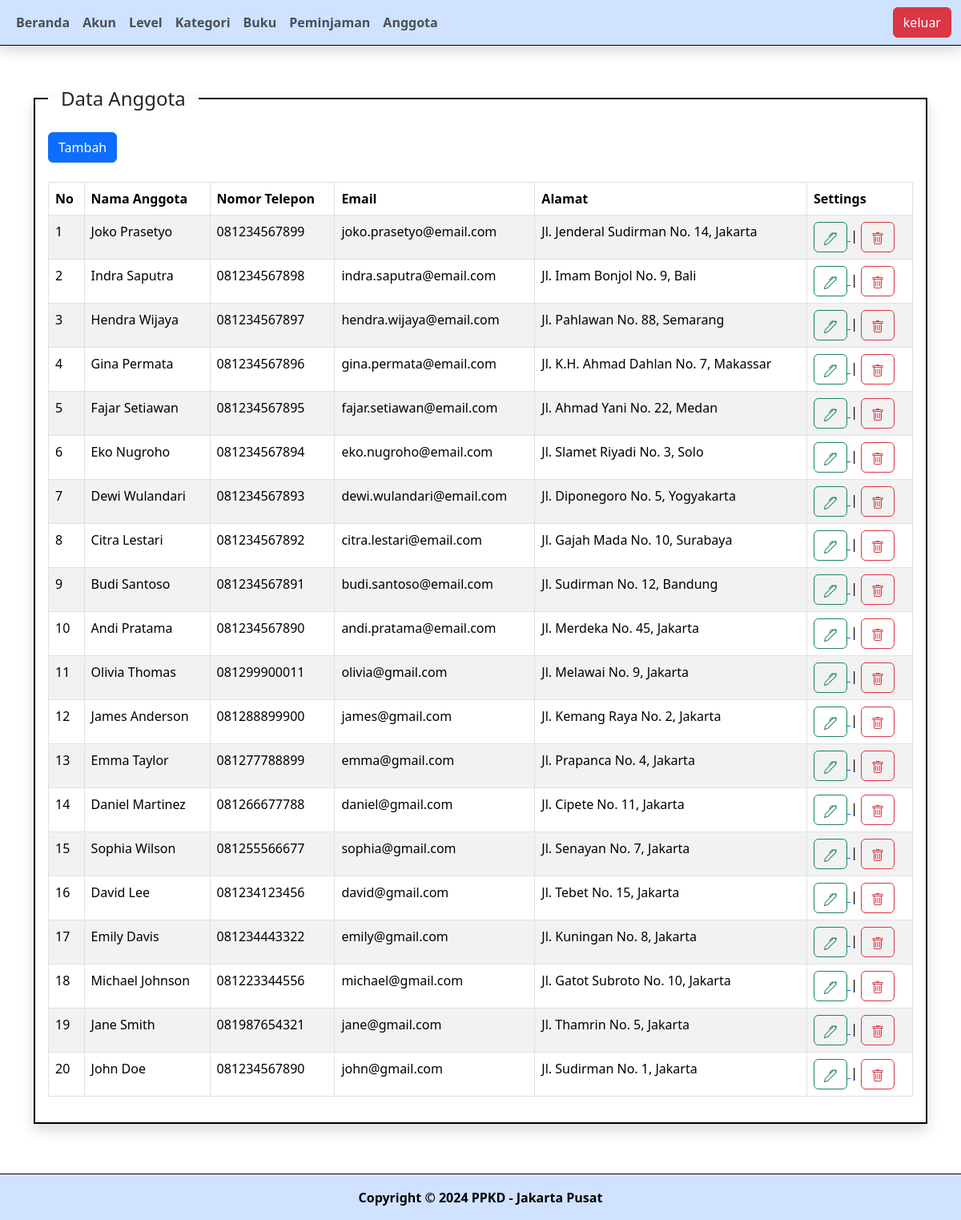
Screenshot of /index.php?pg=member (signed in) with the database file from the repository.
### tables this page shows
CREATE TABLE `members` (
  `id` int(11) NOT NULL,
  `member_name` varchar(255) NOT NULL,
  `phone_number` varchar(16) NOT NULL,
  `email` varchar(50) NOT NULL,
  `address` text NOT NULL
);

### content/member.php (the view, shortened to what this page needs)
<?php
$queryMembers = mysqli_query($connection, "SELECT * FROM members ORDER BY id DESC");
?>
<div class="mt-5 container">
  <div class="row">
    <div class="col-md-12">
      <fieldset class="border border-black border-2 p-3 shadow">
        <legend class="float-none w-auto px-3">Data Anggota</legend>
        <div class="button-action">
          <a href="?pg=add-member" class="btn btn-primary">Tambah</a>
        </div>
        <br>
        <div class="table-responsive">
          <table class="table table-bordered table-striped table-hover">
            <thead>
              <tr>
                <th>No</th>
                <th>Nama Anggota</th>
                <th>Nomor Telepon</th>
                <th>Email</th>
                <th>Alamat</th>
                <th>Settings</th>
              </tr>
            </thead>
            <tbody>
              <?php
                $no = 1;
                while ($rowMembers = mysqli_fetch_assoc($queryMembers)) {
                ?>
              <tr>
                <td><?php echo $no++ ?></td>
                <td><?php echo $rowMembers['member_name'] ?></td>
                <td><?php echo $rowMembers['phone_number'] ?></td>
                <td><?php echo $rowMembers['email'] ?></td>
                <td><?php echo $rowMembers['address'] ?></td>
                <td>
                  <a href="?pg=add-member&edit=<?php echo $rowMembers['id'] ?>">
                    <button class="btn btn-outline-success">
                    </button>
                  </a>
                  |
                  <a onclick="return confirm ('Apakah anda yakin akan menghapus data ini?')"
                    href="?pg=add-member&delete=<?php echo $rowMembers['id'] ?>">
                    <button class="btn btn-outline-danger">
                    </button>
                  </a>
                </td>
                <?php }; ?>
              </tr>
            </tbody>
          </table>
        </div>
      </fieldset>
    </div>
  </div>
</div>

### rows the page displays
members: member_name "Joko Prasetyo", phone_number "081234567899", email "joko.prasetyo@email.com", address "Jl. Jenderal Sudirman No. 14, Jakarta"
members: member_name "Indra Saputra", phone_number "081234567898", email "indra.saputra@email.com", address "Jl. Imam Bonjol No. 9, Bali"
members: member_name "Hendra Wijaya", phone_number "081234567897", email "hendra.wijaya@email.com", address "Jl. Pahlawan No. 88, Semarang"
members: member_name "Gina Permata", phone_number "081234567896", email "gina.permata@email.com", address "Jl. K.H. Ahmad Dahlan No. 7, Makassar"
members: member_name "Fajar Setiawan", phone_number "081234567895", email "fajar.setiawan@email.com", address "Jl. Ahmad Yani No. 22, Medan"
members: member_name "Eko Nugroho", phone_number "081234567894", email "eko.nugroho@email.com", address "Jl. Slamet Riyadi No. 3, Solo"
members: member_name "Dewi Wulandari", phone_number "081234567893", email "dewi.wulandari@email.com", address "Jl. Diponegoro No. 5, Yogyakarta"
members: member_name "Citra Lestari", phone_number "081234567892", email "citra.lestari@email.com", address "Jl. Gajah Mada No. 10, Surabaya"
members: member_name "Budi Santoso", phone_number "081234567891", email "budi.santoso@email.com", address "Jl. Sudirman No. 12, Bandung"
members: member_name "Andi Pratama", phone_number "081234567890", email "andi.pratama@email.com", address "Jl. Merdeka No. 45, Jakarta"
members: member_name "Olivia Thomas", phone_number "081299900011", email "olivia@gmail.com", address "Jl. Melawai No. 9, Jakarta"
members: member_name "James Anderson", phone_number "081288899900", email "james@gmail.com", address "Jl. Kemang Raya No. 2, Jakarta"
members: member_name "Emma Taylor", phone_number "081277788899", email "emma@gmail.com", address "Jl. Prapanca No. 4, Jakarta"
members: member_name "Daniel Martinez", phone_number "081266677788", email "daniel@gmail.com", address "Jl. Cipete No. 11, Jakarta"
members: member_name "Sophia Wilson", phone_number "081255566677", email "sophia@gmail.com", address "Jl. Senayan No. 7, Jakarta"
members: member_name "David Lee", phone_number "081234123456", email "david@gmail.com", address "Jl. Tebet No. 15, Jakarta"
members: member_name "Emily Davis", phone_number "081234443322", email "emily@gmail.com", address "Jl. Kuningan No. 8, Jakarta"
members: member_name "Michael Johnson", phone_number "081223344556", email "michael@gmail.com", address "Jl. Gatot Subroto No. 10, Jakarta"
members: member_name "Jane Smith", phone_number "081987654321", email "jane@gmail.com", address "Jl. Thamrin No. 5, Jakarta"
members: member_name "John Doe", phone_number "081234567890", email "john@gmail.com", address "Jl. Sudirman No. 1, Jakarta"
